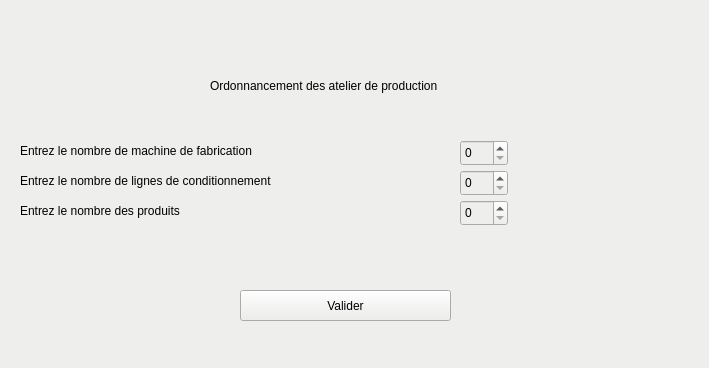
<?xml version="1.0" encoding="UTF-8"?>
<ui version="4.0">
 <class>MainWindow</class>
 <widget class="QMainWindow" name="MainWindow">
  <property name="geometry">
   <rect>
    <x>0</x>
    <y>0</y>
    <width>709</width>
    <height>368</height>
   </rect>
  </property>
  <property name="windowTitle">
   <string>MainWindow</string>
  </property>
  <property name="styleSheet">
   <string notr="true">background-color: rgb(238, 238, 236);</string>
  </property>
  <widget class="QWidget" name="centralwidget">
   <widget class="QPushButton" name="pushButton">
    <property name="geometry">
     <rect>
      <x>240</x>
      <y>290</y>
      <width>211</width>
      <height>31</height>
     </rect>
    </property>
    <property name="text">
     <string>Valider</string>
    </property>
   </widget>
   <widget class="QLabel" name="Titre">
    <property name="geometry">
     <rect>
      <x>210</x>
      <y>70</y>
      <width>301</width>
      <height>31</height>
     </rect>
    </property>
    <property name="styleSheet">
     <string notr="true"/>
    </property>
    <property name="text">
     <string>Ordonnancement des atelier de production</string>
    </property>
   </widget>
   <widget class="QLabel" name="label_machine">
    <property name="geometry">
     <rect>
      <x>20</x>
      <y>140</y>
      <width>331</width>
      <height>21</height>
     </rect>
    </property>
    <property name="text">
     <string>Entrez le nombre de machine de fabrication</string>
    </property>
   </widget>
   <widget class="QLabel" name="label_lignes">
    <property name="geometry">
     <rect>
      <x>20</x>
      <y>170</y>
      <width>331</width>
      <height>21</height>
     </rect>
    </property>
    <property name="text">
     <string>Entrez le nombre de lignes de conditionnement</string>
    </property>
   </widget>
   <widget class="QLabel" name="label_produit">
    <property name="geometry">
     <rect>
      <x>20</x>
      <y>200</y>
      <width>331</width>
      <height>21</height>
     </rect>
    </property>
    <property name="text">
     <string>Entrez le nombre des produits </string>
    </property>
   </widget>
   <widget class="QSpinBox" name="mfab">
    <property name="geometry">
     <rect>
      <x>460</x>
      <y>140</y>
      <width>48</width>
      <height>26</height>
     </rect>
    </property>
   </widget>
   <widget class="QSpinBox" name="lin">
    <property name="geometry">
     <rect>
      <x>460</x>
      <y>170</y>
      <width>48</width>
      <height>26</height>
     </rect>
    </property>
   </widget>
   <widget class="QSpinBox" name="n">
    <property name="geometry">
     <rect>
      <x>460</x>
      <y>200</y>
      <width>48</width>
      <height>26</height>
     </rect>
    </property>
   </widget>
  </widget>
  <widget class="QStatusBar" name="statusbar"/>
 </widget>
 <resources/>
 <connections/>
</ui>
